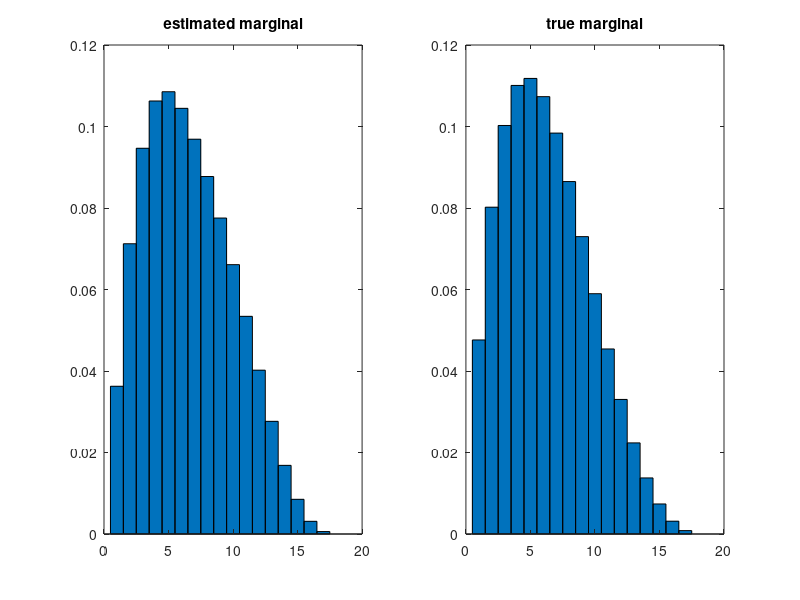

This chart was generated by the following MATLAB code:
%%%%%%%%%%%%%%%%%%%%%%%%%%%%%%%%%%%%%%%%%%%%%%%%%%%%%%%%%%%%%%%%%%%%%%%%%%%
close all; clear all;

%%
% Set up preliminaries.     
% Note: we use k for the chain length, because n is used for the number of trials in the binomial.
k = 1000;		% number of iterations
m = 500; 		% burn-in
a = 2;	        % a and b are parameters of the beta
b = 4;
n = 16;         % binomial parameter
x = zeros(1,k); 
y = zeros(1,k); 
%% 
% Pick a starting point.
x(1) = binornd(n,0.5,1,1); 
y(1) = betarnd(x(1)+a,n-x(1)+b,1,1); 
for i = 2:k
		x(i) = binornd(n,y(i-1),1,1);
		y(i) = betarnd(x(i)+a,n-x(i)+b,1,1); 
end

%% Estimated marginal
fhat = zeros(1,17);
for i = 1:17
		fhat(i) = mean(binopdf(i-1,n,y(500:k))); 
end
%%
%% true marginal
xx= 0:16; 
f = factorial(n)./factorial(n-xx)./ factorial(xx).*gamma(a+b).*gamma(xx+a)...
    .*gamma(n-xx+b)./gamma(a)./gamma(b)./gamma(a+b+n);
%%

%plot the two distributions 
subplot(1,2,1)
bar(1:17,fhat,1)
title('estimated marginal');
colormap([0.5,0.8,0.3])

subplot(1,2,2)
bar(1:17,f,1);
title('true marginal')
colormap([0.5,0.8,0.3])
%%